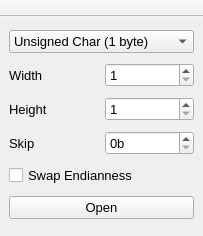
<?xml version="1.0" encoding="UTF-8"?>
<ui version="4.0">
 <class>nOpenRAW</class>
 <widget class="QMainWindow" name="nOpenRAW">
  <property name="geometry">
   <rect>
    <x>0</x>
    <y>0</y>
    <width>203</width>
    <height>236</height>
   </rect>
  </property>
  <property name="windowTitle">
   <string>Open RAW files</string>
  </property>
  <property name="iconSize">
   <size>
    <width>20</width>
    <height>20</height>
   </size>
  </property>
  <property name="unifiedTitleAndToolBarOnMac">
   <bool>true</bool>
  </property>
  <widget class="QWidget" name="centralwidget">
   <layout class="QGridLayout" name="gridLayout">
    <item row="0" column="0" colspan="2">
     <widget class="QComboBox" name="kind">
      <property name="font">
       <font>
        <pointsize>10</pointsize>
       </font>
      </property>
      <property name="neutrinoSave" stdset="0">
       <bool>true</bool>
      </property>
      <item>
       <property name="text">
        <string>Unsigned Char (1 byte)</string>
       </property>
      </item>
      <item>
       <property name="text">
        <string>Char (1 byte)</string>
       </property>
      </item>
      <item>
       <property name="text">
        <string>Unsigned Short (2 bytes)</string>
       </property>
      </item>
      <item>
       <property name="text">
        <string>Signed Short (2 bytes)</string>
       </property>
      </item>
      <item>
       <property name="text">
        <string>Unsigned Integer (4 bytes)</string>
       </property>
      </item>
      <item>
       <property name="text">
        <string>Signed Integer (4 bytes)</string>
       </property>
      </item>
      <item>
       <property name="text">
        <string>Float (4 bytes)</string>
       </property>
      </item>
      <item>
       <property name="text">
        <string>Double (8 bytes)</string>
       </property>
      </item>
     </widget>
    </item>
    <item row="1" column="0">
     <widget class="QLabel" name="label">
      <property name="font">
       <font>
        <pointsize>10</pointsize>
       </font>
      </property>
      <property name="text">
       <string>Width</string>
      </property>
     </widget>
    </item>
    <item row="1" column="1">
     <widget class="QSpinBox" name="widthSB">
      <property name="font">
       <font>
        <pointsize>10</pointsize>
       </font>
      </property>
      <property name="minimum">
       <number>1</number>
      </property>
      <property name="maximum">
       <number>99999</number>
      </property>
      <property name="neutrinoSave" stdset="0">
       <bool>true</bool>
      </property>
     </widget>
    </item>
    <item row="2" column="0">
     <widget class="QLabel" name="label_2">
      <property name="font">
       <font>
        <pointsize>10</pointsize>
       </font>
      </property>
      <property name="text">
       <string>Height</string>
      </property>
     </widget>
    </item>
    <item row="2" column="1">
     <widget class="QSpinBox" name="heightSB">
      <property name="font">
       <font>
        <pointsize>10</pointsize>
       </font>
      </property>
      <property name="minimum">
       <number>1</number>
      </property>
      <property name="maximum">
       <number>99999</number>
      </property>
      <property name="neutrinoSave" stdset="0">
       <bool>true</bool>
      </property>
     </widget>
    </item>
    <item row="3" column="0">
     <widget class="QLabel" name="label_3">
      <property name="font">
       <font>
        <pointsize>10</pointsize>
       </font>
      </property>
      <property name="text">
       <string>Skip</string>
      </property>
     </widget>
    </item>
    <item row="3" column="1">
     <widget class="QSpinBox" name="skipSB">
      <property name="font">
       <font>
        <pointsize>10</pointsize>
       </font>
      </property>
      <property name="suffix">
       <string>b</string>
      </property>
      <property name="maximum">
       <number>99999999</number>
      </property>
      <property name="neutrinoSave" stdset="0">
       <bool>true</bool>
      </property>
     </widget>
    </item>
    <item row="4" column="0" colspan="2">
     <widget class="QCheckBox" name="endian">
      <property name="enabled">
       <bool>true</bool>
      </property>
      <property name="font">
       <font>
        <pointsize>10</pointsize>
       </font>
      </property>
      <property name="text">
       <string>Swap Endianness</string>
      </property>
      <property name="checked">
       <bool>false</bool>
      </property>
      <property name="neutrinoSave" stdset="0">
       <bool>true</bool>
      </property>
     </widget>
    </item>
    <item row="5" column="0" colspan="2">
     <widget class="QPushButton" name="okButton">
      <property name="font">
       <font>
        <pointsize>10</pointsize>
       </font>
      </property>
      <property name="text">
       <string>Open</string>
      </property>
     </widget>
    </item>
   </layout>
  </widget>
  <widget class="QToolBar" name="toolBar">
   <property name="windowTitle">
    <string>toolBar</string>
   </property>
   <property name="movable">
    <bool>false</bool>
   </property>
   <property name="floatable">
    <bool>false</bool>
   </property>
   <attribute name="toolBarArea">
    <enum>TopToolBarArea</enum>
   </attribute>
   <attribute name="toolBarBreak">
    <bool>false</bool>
   </attribute>
  </widget>
 </widget>
 <resources/>
 <connections/>
</ui>
